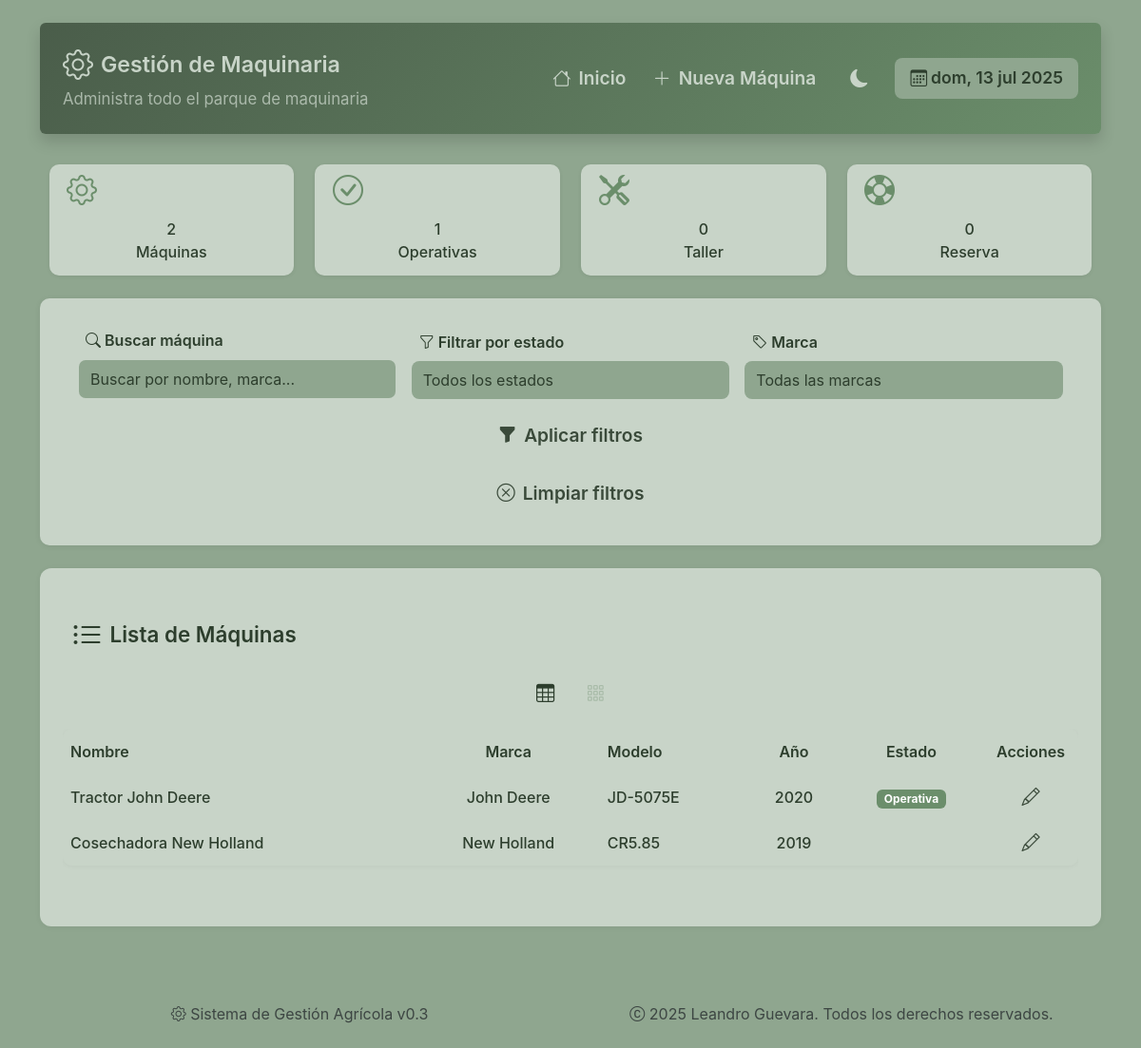
Before: /maquina/ with the older database file.
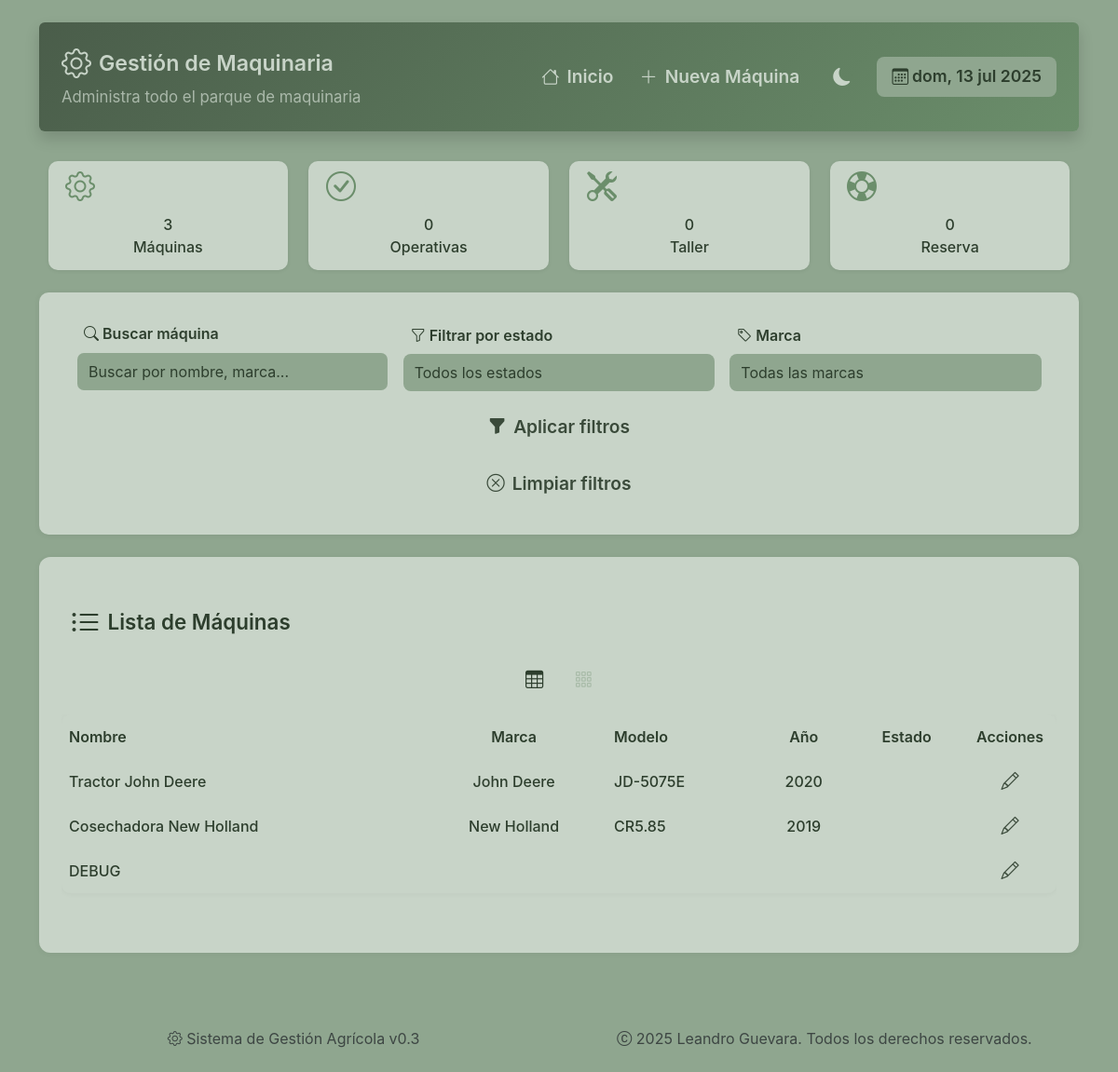
After: the same page with the newer database file.
### tables this page shows
CREATE TABLE maquinas (
        ID INTEGER PRIMARY KEY AUTOINCREMENT,
        Codigo TEXT UNIQUE NOT NULL,
        Nombre TEXT NOT NULL,
        Marca TEXT,
        Modelo TEXT,
        Año INTEGER,
        Estado TEXT,
        Observaciones TEXT,
        Foto TEXT
    );

### sistema_gestion_agricola/routes/maquinas.py (the view)
@maquinas_bp.route('/')
def listar_maquinas():
    conn = get_db_connection()
    maquinas = conn.execute('SELECT * FROM maquinas').fetchall()
    conn.close()
    return render_template('maquinas/listar.html', maquinas=maquinas)

### sistema_gestion_agricola/utils/db.py (called while the page is built)
def get_db_connection():
    conn = sqlite3.connect('sistema_gestion_agricola.db', timeout=10)
    conn.row_factory = sqlite3.Row
    return conn

### sistema_gestion_agricola/templates/maquinas/listar.html (shortened to what the changed rows need)
{% extends "base.html" %}
{% block content %}
<div class="page-wrapper">
    <div class="dashboard-header p-4 shadow rounded">
        <div class="header-topbar">
            <div class="header-title">
                <h2 class="section-title"><i class="bi bi-gear"></i>Gestión de Maquinaria</h2>
            </div>
        </div>
    </div>
    <div class="stats-grid">
        <div class="stat-card hidden-item" data-delay="100">
            <div class="stat-content">
            <h3>{{ maquinas|length }}</h3>
            <p>Máquinas</p>
            </div>
        </div>
        <div class="stat-card hidden-item" data-delay="200">
            <div class="stat-content">
            <h3>{{ maquinas|selectattr('Estado', 'equalto', 'Operativa')|list|length }}</h3>
            <p>Operativas</p>
            </div>
        </div>
    </div>
    <section class="page-section">
        <div id="tableView" class="table-view">
            <div class="table-responsive">
                <table class="table table-hover align-middle">
                    <thead>
                        <tr>
                            <th>Nombre</th>
                            <th class="d-none d-md-table-cell text-center">Marca</th>
                            <th class="d-none d-md-table-cell">Modelo</th>
                            <th class="d-none d-lg-table-cell text-center">Año</th>
                            <th class="text-center">Estado</th>
                            <th class="text-center" width="100">Acciones</th>
                        </tr>
                    </thead>
                    <tbody id="maquinasTableBody">
                        {% for m in maquinas %}
                        <tr class="clickable-row maquina-row"
                            data-name="{{ m.Nombre|lower }}"
                            data-marca="{{ m.Marca|lower }}"
                            data-modelo="{{ m.Modelo|lower }}"
                            data-estado="{{ m.Estado }}"
                            data-machine-id="{{ m.ID }}">
                            <td>
                                <strong class="machine-name">{{ m.Nombre }}</strong>
                            </td>
                            <td class="d-none d-md-table-cell text-center">{{ m.Marca }}</td>
                            <td class="d-none d-md-table-cell">{{ m.Modelo }}</td>
                            <td class="d-none d-lg-table-cell text-center">{{ m.Año }}</td>
                            <td class="text-center">
                                {% if m.Estado == 'Operativa' %}
                                    <span class="badge" style="background-color: var(--agri-green-primary);">Operativa</span>
                                {% elif m.Estado == 'En taller' %}
                                    <span class="badge" style="background-color: var(--agri-green-dark);">En taller</span>
                                {% elif m.Estado == 'Fuera de servicio' %}
                                    <span class="badge" style="background-color: var(--agri-green-darker);">Fuera de servicio</span>
                                {% else %}
                                    <span class="badge text-dark" style="background-color: var(--agri-green-muted);">{{ m.Estado }}</span>
                                {% endif %}
                            </td>
                            <td class="action-cell text-center">
                                <div class="btn-group-horizontal">
                                    <a href="{{ url_for('maquinas.editar_maquina', id=m.ID) }}"
                                    class="btn btn-outline-secondary btn-sm"
                                    title="Editar máquina">
                                        <i class="bi bi-pencil"></i>
                                    </a>
                                </div>
                            </td>
                        </tr>
                        {% endfor %}
                    </tbody>
                </table>
            </div>
        </div>
    </section>
</div>
{% endblock %}

Changed rows visible on the page:
changed maquinas "Tractor John Deere": no longer shows "Operativa"
added maquinas: Nombre "DEBUG"
Other visible differences:
{{ maquinas|length }}: "2" → "3"
{{ maquinas|selectattr('Estado', 'equalto', 'Operativa')|list|length }}: "1" → "0"
